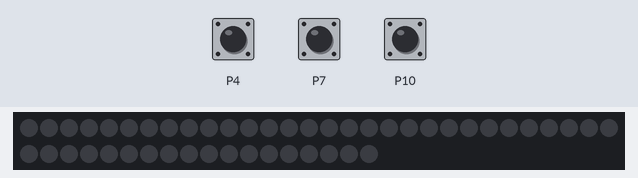
The program below on a simulated BBC micro:bit (MakeCode). Shown: 48 RGB LEDs in strip order, left to right, continuing on the next row. The inputs (shaded band) are chosen by the test bench; at power-on: P4 LOW, P7 LOW, P10 LOW. Dim RGB values are drawn brighter than linear.

Above: at 1.2 s.
1.3 s: P4 pulled HIGH for 0.15 s
At 2.0 s:
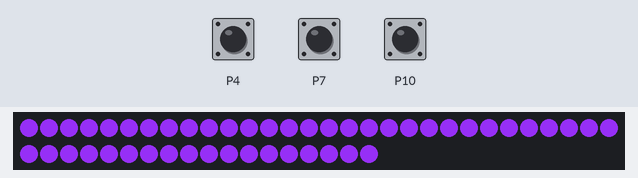
2.9 s: P7 pulled HIGH for 0.15 s
At 3.9 s:
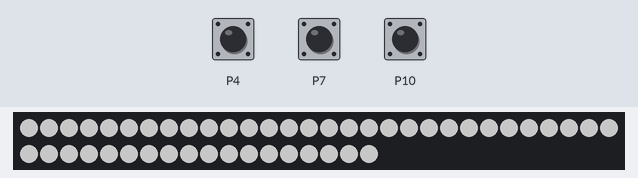
4.5 s: P10 pulled HIGH for 0.15 s
At 5.0 s:
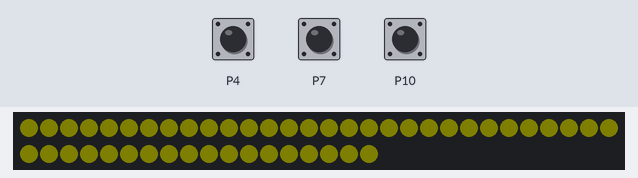
6.1 s: P4 pulled HIGH for 1 s
At 6.12 s:
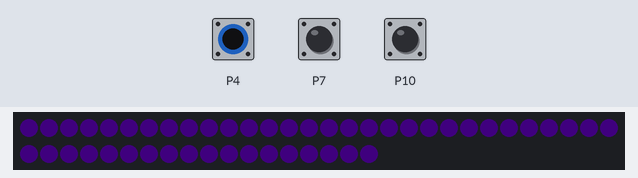
8.6 s: P10 pulled HIGH for 1 s
At 8.62 s:
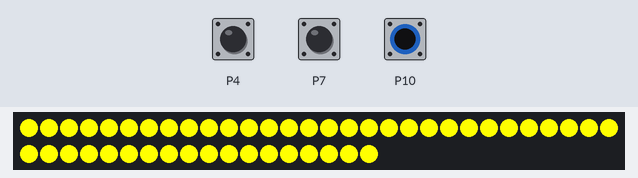
11.1 s: P7 pulled HIGH for 1 s
At 11.12 s:
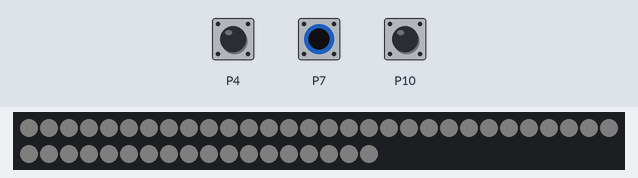
Timing chart, 0 to 14.1 s (numbered marks = the images above; inputs shaded):
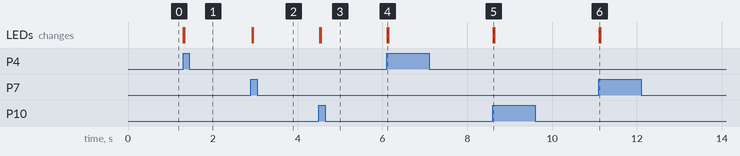

Measured:
- after the input at 1.3 s, the LEDs: first change at once (image 1 shows a later state)
- after the input at 2.9 s, the LEDs: first change at once (image 2 shows a later state)
- after the input at 4.5 s, the LEDs: first change at once (image 3 shows a later state)
- after the input at 6.1 s, the LEDs: change at once (image 4)
- after the input at 8.6 s, the LEDs: change at once (image 5)
- after the input at 11.1 s, the LEDs: change at once (image 6)

The program:

main.ts
```typescript
let number = 0
let strip = neopixel.create(DigitalPin.P13, 48, NeoPixelMode.RGB)
let range = strip.range(0, 48)
basic.forever(function () {
    if (pins.digitalReadPin(DigitalPin.P4) == 1) {
        number = 1
    } else if (pins.digitalReadPin(DigitalPin.P7) == 1) {
        number = 2
    } else if (pins.digitalReadPin(DigitalPin.P10) == 1) {
        number = 3
    }
    if (number == 1) {
        strip.showColor(neopixel.colors(NeoPixelColors.Violet))
        strip.setBrightness(255)
        strip.show()
    } else if (number == 2) {
        strip.showColor(neopixel.colors(NeoPixelColors.White))
        strip.setBrightness(100)
        strip.show()
    } else if (number == 3) {
        strip.showColor(neopixel.colors(NeoPixelColors.Yellow))
        strip.setBrightness(5)
        strip.show()
    }
})
```

test.ts
```typescript
// 테스트는 여기로 이동합니다; 이 패키지가 확장으로 사용될 때 컴파일되지 않을 것 입니다.
```
